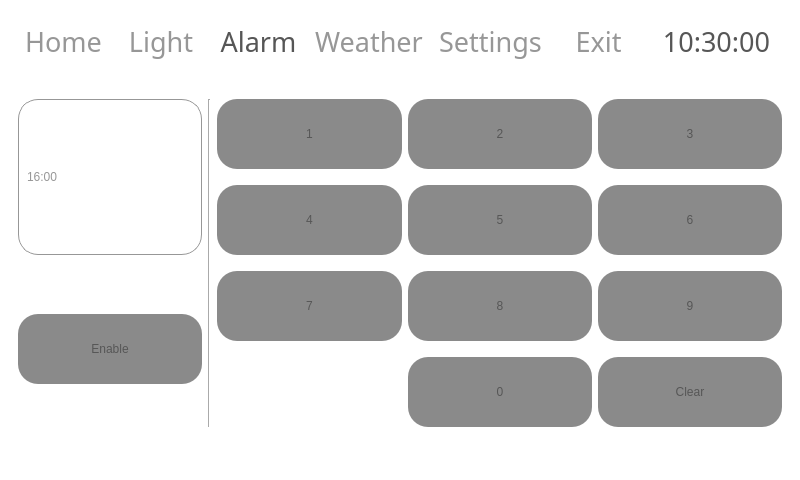
<?xml version="1.0" encoding="UTF-8"?>
<ui version="4.0">
 <class>MainWindow</class>
 <widget class="QMainWindow" name="MainWindow">
  <property name="geometry">
   <rect>
    <x>0</x>
    <y>0</y>
    <width>800</width>
    <height>480</height>
   </rect>
  </property>
  <property name="minimumSize">
   <size>
    <width>800</width>
    <height>480</height>
   </size>
  </property>
  <property name="font">
   <font>
    <family>Verdana</family>
    <pointsize>22</pointsize>
   </font>
  </property>
  <property name="windowTitle">
   <string>MainWindow</string>
  </property>
  <property name="styleSheet">
   <string notr="true">background-color:#FFFFFF;color:#565656</string>
  </property>
  <widget class="QWidget" name="centralwidget">
   <layout class="QGridLayout" name="gridLayout">
    <item row="0" column="0" colspan="5">
     <widget class="QWidget" name="widget" native="true">
      <property name="sizePolicy">
       <sizepolicy hsizetype="Preferred" vsizetype="Preferred">
        <horstretch>0</horstretch>
        <verstretch>0</verstretch>
       </sizepolicy>
      </property>
      <property name="maximumSize">
       <size>
        <width>16777215</width>
        <height>65</height>
       </size>
      </property>
      <layout class="QHBoxLayout" name="horizontalLayout">
       <item>
        <widget class="QPushButton" name="Home">
         <property name="minimumSize">
          <size>
           <width>0</width>
           <height>40</height>
          </size>
         </property>
         <property name="maximumSize">
          <size>
           <width>140</width>
           <height>16777215</height>
          </size>
         </property>
         <property name="font">
          <font>
           <family>Assistant</family>
           <pointsize>20</pointsize>
           <weight>50</weight>
           <italic>false</italic>
           <bold>false</bold>
          </font>
         </property>
         <property name="styleSheet">
          <string notr="true">border-style: solid;border-width: 0px;border-radius:0;background-color: #FFFFFF; padding:5px; color:#979797;font: 20pt &quot;Assistant&quot;;</string>
         </property>
         <property name="text">
          <string>Home</string>
         </property>
        </widget>
       </item>
       <item>
        <widget class="QPushButton" name="Light">
         <property name="minimumSize">
          <size>
           <width>0</width>
           <height>40</height>
          </size>
         </property>
         <property name="maximumSize">
          <size>
           <width>140</width>
           <height>16777215</height>
          </size>
         </property>
         <property name="font">
          <font>
           <family>Assistant</family>
           <pointsize>20</pointsize>
           <weight>50</weight>
           <italic>false</italic>
           <bold>false</bold>
          </font>
         </property>
         <property name="styleSheet">
          <string notr="true">border-style: solid;border-width: 0px;border-radius:0;background-color: #FFFFFF; padding:5px; color:#979797;font: 20pt &quot;Assistant&quot;;</string>
         </property>
         <property name="text">
          <string>Light</string>
         </property>
        </widget>
       </item>
       <item>
        <widget class="QPushButton" name="Music">
         <property name="minimumSize">
          <size>
           <width>0</width>
           <height>40</height>
          </size>
         </property>
         <property name="maximumSize">
          <size>
           <width>140</width>
           <height>16777215</height>
          </size>
         </property>
         <property name="font">
          <font>
           <family>Assistant</family>
           <pointsize>20</pointsize>
           <weight>50</weight>
           <italic>false</italic>
           <bold>false</bold>
          </font>
         </property>
         <property name="styleSheet">
          <string notr="true">border-style: solid;border-width: 0px;border-radius:0;background-color: #FFFFFF; padding:5px;font: 20pt &quot;Assistant&quot;;</string>
         </property>
         <property name="text">
          <string>Alarm</string>
         </property>
        </widget>
       </item>
       <item>
        <widget class="QPushButton" name="Weather">
         <property name="minimumSize">
          <size>
           <width>0</width>
           <height>40</height>
          </size>
         </property>
         <property name="maximumSize">
          <size>
           <width>140</width>
           <height>16777215</height>
          </size>
         </property>
         <property name="font">
          <font>
           <family>Assistant</family>
           <pointsize>20</pointsize>
           <weight>50</weight>
           <italic>false</italic>
           <bold>false</bold>
          </font>
         </property>
         <property name="styleSheet">
          <string notr="true">border-style: solid;border-width: 0px;border-radius:0;background-color: #FFFFFF; padding:5px; color:#979797;font: 20pt &quot;Assistant&quot;;</string>
         </property>
         <property name="text">
          <string>Weather</string>
         </property>
        </widget>
       </item>
       <item>
        <widget class="QPushButton" name="Settings">
         <property name="minimumSize">
          <size>
           <width>0</width>
           <height>40</height>
          </size>
         </property>
         <property name="maximumSize">
          <size>
           <width>140</width>
           <height>16777215</height>
          </size>
         </property>
         <property name="font">
          <font>
           <family>Assistant</family>
           <pointsize>20</pointsize>
           <weight>50</weight>
           <italic>false</italic>
           <bold>false</bold>
          </font>
         </property>
         <property name="styleSheet">
          <string notr="true">border-style: solid;border-width: 0px;border-radius:0;background-color: #FFFFFF; padding:5px; color:#979797;font: 20pt &quot;Assistant&quot;;</string>
         </property>
         <property name="text">
          <string>Settings</string>
         </property>
        </widget>
       </item>
       <item>
        <widget class="QPushButton" name="Exit">
         <property name="minimumSize">
          <size>
           <width>0</width>
           <height>40</height>
          </size>
         </property>
         <property name="maximumSize">
          <size>
           <width>140</width>
           <height>16777215</height>
          </size>
         </property>
         <property name="font">
          <font>
           <family>Assistant</family>
           <pointsize>20</pointsize>
           <weight>50</weight>
           <italic>false</italic>
           <bold>false</bold>
          </font>
         </property>
         <property name="styleSheet">
          <string notr="true">border-style: solid;border-width: 0px;border-radius:0;background-color: #FFFFFF; padding:5px; color:#979797;font: 20pt &quot;Assistant&quot;;</string>
         </property>
         <property name="text">
          <string>Exit</string>
         </property>
        </widget>
       </item>
       <item>
        <widget class="QLabel" name="ClockLabel">
         <property name="font">
          <font>
           <family>Assistant</family>
           <pointsize>20</pointsize>
           <weight>50</weight>
           <italic>false</italic>
           <bold>false</bold>
          </font>
         </property>
         <property name="styleSheet">
          <string notr="true">border-style: solid;border-width: 0px;border-radius:0;background-color: #FFFFFF; padding:5px;font: 20pt &quot;Assistant&quot;;</string>
         </property>
         <property name="text">
          <string>10:30:00</string>
         </property>
         <property name="alignment">
          <set>Qt::AlignRight|Qt::AlignTrailing|Qt::AlignVCenter</set>
         </property>
        </widget>
       </item>
      </layout>
     </widget>
    </item>
    <item row="1" column="0" colspan="5">
     <widget class="QWidget" name="widget_2" native="true">
      <layout class="QGridLayout" name="gridLayout_2">
       <item row="2" column="3">
        <widget class="QPushButton" name="Eight">
         <property name="minimumSize">
          <size>
           <width>0</width>
           <height>70</height>
          </size>
         </property>
         <property name="styleSheet">
          <string notr="true">font: 63 22pt &quot;Assistant SemiBold&quot;;border-style: solid;border-width: 0px; padding:5px;border-radius: 20; 
background-color: rgb(138, 138, 138);
</string>
         </property>
         <property name="text">
          <string>8</string>
         </property>
        </widget>
       </item>
       <item row="2" column="2">
        <widget class="QPushButton" name="Seven">
         <property name="minimumSize">
          <size>
           <width>0</width>
           <height>70</height>
          </size>
         </property>
         <property name="styleSheet">
          <string notr="true">font: 63 22pt &quot;Assistant SemiBold&quot;;border-style: solid;border-width: 0px; padding:5px;border-radius: 20; 
background-color: rgb(138, 138, 138);
</string>
         </property>
         <property name="text">
          <string>7</string>
         </property>
        </widget>
       </item>
       <item row="2" column="4">
        <widget class="QPushButton" name="Nine">
         <property name="minimumSize">
          <size>
           <width>0</width>
           <height>70</height>
          </size>
         </property>
         <property name="styleSheet">
          <string notr="true">font: 63 22pt &quot;Assistant SemiBold&quot;;border-style: solid;border-width: 0px; padding:5px;border-radius: 20; 
background-color: rgb(138, 138, 138);
</string>
         </property>
         <property name="text">
          <string>9</string>
         </property>
        </widget>
       </item>
       <item row="0" column="2">
        <widget class="QPushButton" name="One">
         <property name="minimumSize">
          <size>
           <width>0</width>
           <height>70</height>
          </size>
         </property>
         <property name="styleSheet">
          <string notr="true">font: 63 22pt &quot;Assistant SemiBold&quot;;border-style: solid;border-width: 0px; padding:5px;border-radius: 20; 
background-color: rgb(138, 138, 138);
</string>
         </property>
         <property name="text">
          <string>1</string>
         </property>
        </widget>
       </item>
       <item row="0" column="3">
        <widget class="QPushButton" name="Two">
         <property name="minimumSize">
          <size>
           <width>0</width>
           <height>70</height>
          </size>
         </property>
         <property name="styleSheet">
          <string notr="true">font: 63 22pt &quot;Assistant SemiBold&quot;;border-style: solid;border-width: 0px; padding:5px;border-radius: 20; 
background-color: rgb(138, 138, 138);
</string>
         </property>
         <property name="text">
          <string>2</string>
         </property>
        </widget>
       </item>
       <item row="1" column="4">
        <widget class="QPushButton" name="Six">
         <property name="minimumSize">
          <size>
           <width>0</width>
           <height>70</height>
          </size>
         </property>
         <property name="styleSheet">
          <string notr="true">font: 63 22pt &quot;Assistant SemiBold&quot;;border-style: solid;border-width: 0px; padding:5px;border-radius: 20; 
background-color: rgb(138, 138, 138);
</string>
         </property>
         <property name="text">
          <string>6</string>
         </property>
        </widget>
       </item>
       <item row="1" column="2">
        <widget class="QPushButton" name="Four">
         <property name="minimumSize">
          <size>
           <width>0</width>
           <height>70</height>
          </size>
         </property>
         <property name="styleSheet">
          <string notr="true">font: 63 22pt &quot;Assistant SemiBold&quot;;border-style: solid;border-width: 0px; padding:5px;border-radius: 20; 
background-color: rgb(138, 138, 138);
</string>
         </property>
         <property name="text">
          <string>4</string>
         </property>
        </widget>
       </item>
       <item row="0" column="4">
        <widget class="QPushButton" name="Three">
         <property name="minimumSize">
          <size>
           <width>0</width>
           <height>70</height>
          </size>
         </property>
         <property name="styleSheet">
          <string notr="true">font: 63 22pt &quot;Assistant SemiBold&quot;;border-style: solid;border-width: 0px; padding:5px;border-radius: 20; 
background-color: rgb(138, 138, 138);
</string>
         </property>
         <property name="text">
          <string>3</string>
         </property>
        </widget>
       </item>
       <item row="1" column="3">
        <widget class="QPushButton" name="Five">
         <property name="minimumSize">
          <size>
           <width>0</width>
           <height>70</height>
          </size>
         </property>
         <property name="styleSheet">
          <string notr="true">font: 63 22pt &quot;Assistant SemiBold&quot;;border-style: solid;border-width: 0px; padding:5px;border-radius: 20; 
background-color: rgb(138, 138, 138);
</string>
         </property>
         <property name="text">
          <string>5</string>
         </property>
        </widget>
       </item>
       <item row="0" column="1" rowspan="4">
        <widget class="Line" name="line">
         <property name="orientation">
          <enum>Qt::Vertical</enum>
         </property>
        </widget>
       </item>
       <item row="0" column="0" rowspan="2">
        <widget class="QLabel" name="AlarmSetTime">
         <property name="styleSheet">
          <string notr="true">border-style: solid;border-width: 1px;border-radius:20; border-color: #979797;background-color: #FFFFFF; padding:5px; color:#979797;font: 40pt &quot;Assistant&quot;;</string>
         </property>
         <property name="text">
          <string>16:00</string>
         </property>
        </widget>
       </item>
       <item row="2" column="0" rowspan="2">
        <widget class="QPushButton" name="Enable">
         <property name="minimumSize">
          <size>
           <width>0</width>
           <height>70</height>
          </size>
         </property>
         <property name="styleSheet">
          <string notr="true">font: 63 30pt &quot;Assistant SemiBold&quot;;border-style: solid;border-width: 0px; padding:5px;border-radius: 20; 
background-color: rgb(138, 138, 138);
</string>
         </property>
         <property name="text">
          <string>Enable</string>
         </property>
        </widget>
       </item>
       <item row="3" column="4">
        <widget class="QPushButton" name="Clear">
         <property name="minimumSize">
          <size>
           <width>0</width>
           <height>70</height>
          </size>
         </property>
         <property name="styleSheet">
          <string notr="true">font: 63 22pt &quot;Assistant SemiBold&quot;;border-style: solid;border-width: 0px; padding:5px;border-radius: 20; 
background-color: rgb(138, 138, 138);
</string>
         </property>
         <property name="text">
          <string>Clear</string>
         </property>
        </widget>
       </item>
       <item row="3" column="3">
        <widget class="QPushButton" name="Zero">
         <property name="minimumSize">
          <size>
           <width>0</width>
           <height>70</height>
          </size>
         </property>
         <property name="styleSheet">
          <string notr="true">font: 63 22pt &quot;Assistant SemiBold&quot;;border-style: solid;border-width: 0px; padding:5px;border-radius: 20; 
background-color: rgb(138, 138, 138);
</string>
         </property>
         <property name="text">
          <string>0</string>
         </property>
        </widget>
       </item>
      </layout>
     </widget>
    </item>
   </layout>
  </widget>
  <widget class="QMenuBar" name="menubar">
   <property name="geometry">
    <rect>
     <x>0</x>
     <y>0</y>
     <width>800</width>
     <height>28</height>
    </rect>
   </property>
  </widget>
  <widget class="QStatusBar" name="statusbar"/>
 </widget>
 <resources>
  <include location="Resources.qrc"/>
 </resources>
 <connections/>
</ui>
